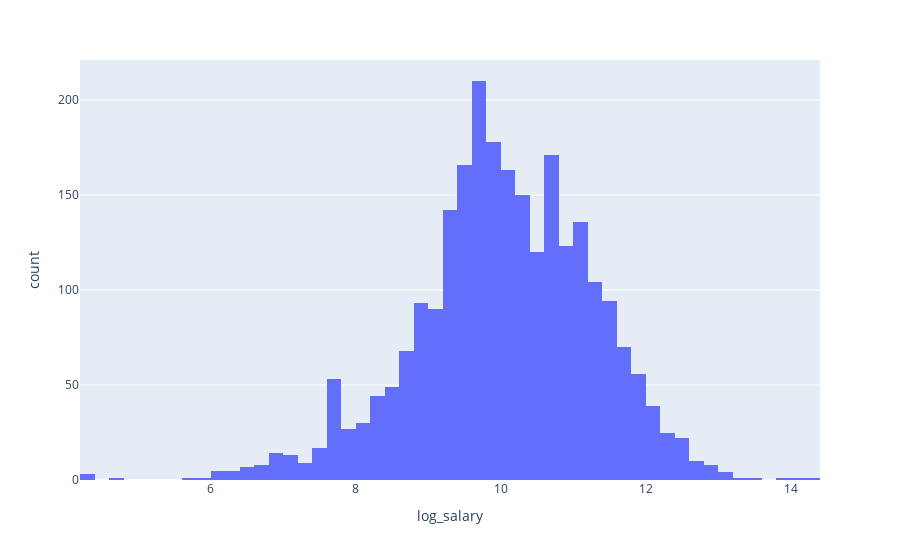

Notebook code for this chart:
### Markdown cell above
**Respuesta**

### Code cell
df_sueldos = pd.read_csv('salarios.csv',usecols = ['Player','Weekly Salary'])
df_sueldos['log_salary'] = np.log(df_sueldos['Weekly Salary'])

fig = px.histogram(df_sueldos, x="log_salary")
fig.show()

df_merged = df_players.merge(df_sueldos,
                         left_on=['Name'], how='inner', right_on=['Player'])

### Figure 1 — Plotly figure (JSON) as saved in the notebook; plotly's stock layout.template omitted (floating-point values rounded to 4 significant figures; data arrays with more than 128 entries replaced by an {"elided": "..."} marker saying what was removed)
{"data": [{"alignmentgroup": "True", "bingroup": "x", "hovertemplate": "log_salary=%{x}<br>count=%{y}<extra></extra>", "legendgroup": "", "marker": {"color": "#636efa", "pattern": {"shape": ""}}, "name": "", "offsetgroup": "", "orientation": "v", "showlegend": false, "type": "histogram", "x": {"elided": "2534 float values"}, "xaxis": "x", "yaxis": "y"}], "layout": {"barmode": "relative", "legend": {"tracegroupgap": 0}, "margin": {"t": 60}, "xaxis": {"anchor": "y", "domain": [0, 1], "title": {"text": "log_salary"}}, "yaxis": {"anchor": "x", "domain": [0, 1], "title": {"text": "count"}}}}
